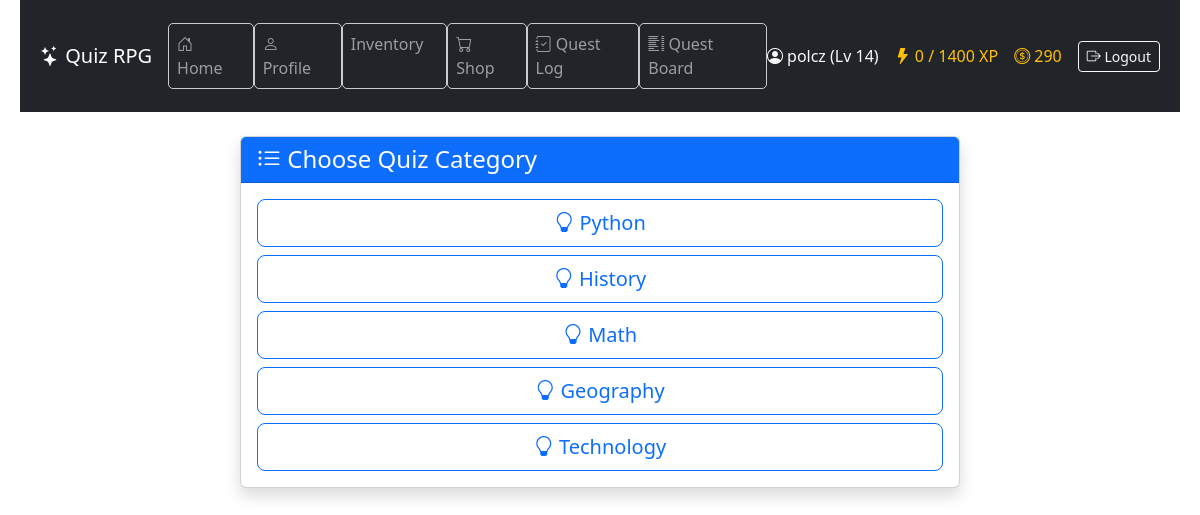
The page /quiz/choose_category/ (signed in) on the database its author committed.
### game/models.py (models this page shows, shortened)
class Character(models.Model):
    CLASS_CHOICES = [
        ("warrior", "Warrior"),
        ("mage", "Mage"),
        ("rogue", "Rogue"),
    ]
    user = models.OneToOneField(User, on_delete=models.CASCADE)
    name = models.CharField(max_length=100)
    character_class = models.CharField(
        max_length=20, choices=CLASS_CHOICES, default="warrior"
    )
    level = models.IntegerField(default=1)
    experience = models.IntegerField(default=0)
    hp = models.PositiveIntegerField(default=100)
    max_hp = models.PositiveIntegerField(default=100)
    mana = models.PositiveIntegerField(default=50)
    max_mana = models.PositiveIntegerField(default=50)
    stamina = models.PositiveIntegerField(default=50)
    max_stamina = models.PositiveIntegerField(default=50)
    armor = models.PositiveIntegerField(default=0)
    physical_min_damage = models.PositiveIntegerField(default=1)
    physical_max_damage = models.PositiveIntegerField(default=3)
    spell_power = models.PositiveIntegerField(default=0)
    hp_regeneration = models.PositiveIntegerField(default=0)
    mana_regeneration = models.PositiveIntegerField(default=0)
    stamina_regeneration = models.PositiveIntegerField(default=0)
    items = models.ManyToManyField("Item", related_name="characters", blank=True)
    equipped_head = models.ForeignKey(
        "Item",
        null=True,
        blank=True,
        related_name="equipped_on_head",
        on_delete=models.SET_NULL,
    )
    equipped_body = models.ForeignKey(
        "Item",
        null=True,
        blank=True,
        related_name="equipped_on_body",
        on_delete=models.SET_NULL,
    )
    equipped_legs = models.ForeignKey(
        "Item",
        null=True,
        blank=True,
        related_name="equipped_on_legs",
        on_delete=models.SET_NULL,
    )
    equipped_feet = models.ForeignKey(
        "Item",
        null=True,
        blank=True,
        related_name="equipped_on_feet",
        on_delete=models.SET_NULL,
    )
    equipped_hand_right = models.ForeignKey(
        "Item",
        null=True,
        blank=True,
        related_name="equipped_on_hand_right",
        on_delete=models.SET_NULL,
    )
    equipped_hand_left = models.ForeignKey(
        "Item",
        null=True,
        blank=True,
        related_name="equipped_on_hand_left",
        on_delete=models.SET_NULL,
    )
    strength = models.IntegerField(default=5)
    intelligence = models.IntegerField(default=5)
    agility = models.IntegerField(default=5)
    luck = models.IntegerField(default=5)
    stat_points = models.IntegerField(default=0)
    gold = models.IntegerField(default=0)
    class XpReward(TypedDict):
        total: int
        base: int
        strength_bonus: int
        intelligence_bonus: int
        double: bool

class Category(models.Model):
    name = models.CharField(max_length=100)

### game/views.py (the view)
# urls.py: path("quiz/choose_category/", views.choose_category_view, name="choose_category"),
@login_required
def choose_category_view(request):
    categories = Category.objects.all()
    return render(request, "game/choose_category.html", {"categories": categories})

### game/context_processors.py (called while the page is built)
def character_context(request):
    if request.user.is_authenticated:
        try:
            character = Character.objects.get(user=request.user)
            return {"character": character}
        except Character.DoesNotExist:
            return {}
    return {}

### game/templates/game/choose_category.html (shortened to what this page needs)
{% extends "game/base.html" %}
{% block content %}
<div class="container my-4">
  <div class="row justify-content-center">
    <div class="col-md-8">
      <div class="card shadow">
        <div class="card-header bg-primary text-white">
          <h4 class="mb-0">
            <i class="bi bi-list-ul"></i> Choose Quiz Category
          </h4>
        </div>
        <div class="card-body">
          {% if categories %}
            <div class="d-grid gap-2">
              {% for category in categories %}
                <a href="{% url 'set_category' category.id %}" class="btn btn-outline-primary btn-lg">
                  <i class="bi bi-lightbulb"></i> {{ category.name }}
                </a>
              {% endfor %}
            </div>
          {% else %}
            <div class="alert alert-info mt-3">
              No categories available at the moment.
            </div>
          {% endif %}
        </div>
      </div>
    </div>
  </div>
</div>
{% endblock %}

### game/templates/game/base.html (shortened to what this page needs)
{% load static %}
<!DOCTYPE html>
<html lang="en">
  <head>
    <link rel="stylesheet" type="text/css" href="{% static 'game/style.css' %}" />
    <link href="https://cdn.jsdelivr.net/npm/bootstrap@5.3.3/dist/css/bootstrap.min.css" rel="stylesheet" />
    <link href="https://cdn.jsdelivr.net/npm/bootstrap-icons@1.11.3/font/bootstrap-icons.css" rel="stylesheet" />
  </head>
  <body>
    <header class="bg-dark text-white">
      <nav class="navbar navbar-expand-lg navbar-dark container">
        <a class="navbar-brand" href="{% url 'home' %}">
          <i class="bi bi-stars"></i> Quiz RPG
        </a>
        <div class="collapse navbar-collapse justify-content-between" id="navbarNav">
          <ul class="navbar-nav me-auto mb-2 mb-lg-0">
            <li class="nav-item"><a class="nav-link" href="{% url 'home' %}"><i class="bi bi-house-door"></i> Home</a></li>
            <li class="nav-item"><a class="nav-link" href="{% url 'profile' %}"><i class="bi bi-person"></i> Profile</a></li>
            <li class="nav-item"><a class="nav-link" href="{% url 'inventory' %}"> Inventory</a></li>
            <li class="nav-item"><a class="nav-link" href="{% url 'shop' %}"><i class="bi bi-cart"></i> Shop</a></li>
            <li class="nav-item"><a class="nav-link" href="{% url 'quest_log' %}"><i class="bi bi-journal-check"></i> Quest Log</a></li>
            <li class="nav-item"><a class="nav-link" href="{% url 'quest_list' %}"><i class="bi bi-list-columns"></i> Quest Board</a></li>
          </ul>
          <div class="d-flex align-items-center gap-3 text-nowrap">
            {% if user.is_authenticated %}
              {% if character %}
                <span class="text-light"><i class="bi bi-person-circle"></i> {{ character.name }} (Lv {{ character.level }})</span>
                <span class="text-warning"><i class="bi bi-lightning-fill"></i> {{ character.experience }} / {{ character.level|add:"0" }}00 XP</span>
                <span class="text-warning"><i class="bi bi-coin"></i> {{ character.gold }}</span>
              {% else %}
                <span class="text-light"><i class="bi bi-person-circle"></i> {{ user.username }}</span>
              {% endif %}
              <form method="post" action="{% url 'logout' %}" class="d-inline">
                <button type="submit" class="btn btn-outline-light btn-sm">
                  <i class="bi bi-box-arrow-right"></i> Logout
                </button>
              </form>
            {% else %}
              <a href="{% url 'login' %}" class="btn btn-outline-light btn-sm"><i class="bi bi-box-arrow-in-right"></i> Login</a>
              <a href="{% url 'register' %}" class="btn btn-outline-light btn-sm"><i class="bi bi-person-plus"></i> Register</a>
            {% endif %}
          </div>
        </div>
      </nav>
    </header>
    <main class="container mb-5">
      {% block content %}{% endblock %}
    </main>
  </body>
</html>

### game/static/game/style.css (style rules this page uses)
body { font-family: "Segoe UI", sans-serif; background-color: #f4f4f4; color: #333; margin: 0; padding: 0 20px; }
header { background-color: #222; color: white; padding: 15px 20px; display: flex; flex-direction: column; align-items: flex-start; }
nav a { color: #ddd; text-decoration: none; margin-right: 15px; }
nav li { background: none !important; width: auto !important; height: auto !important; padding: 0 !important; margin: 0 !important; display: list-item; }
button { background-color: #4CAF50; color: white; border: none; padding: 8px 16px; margin-top: 5px; cursor: pointer; border-radius: 4px; }
ul { list-style: none; padding-left: 0; }
li { background-color: white; border: 1px solid #ccc; margin: 5px 0; padding: 10px; border-radius: 5px; }

### rows shown on the page
Character: name "polcz", level "14", experience "0", level|add "14", gold "290"
Category: name "Python"
Category: name "History"
Category: name "Math"
Category: name "Geography"
Category: name "Technology"
